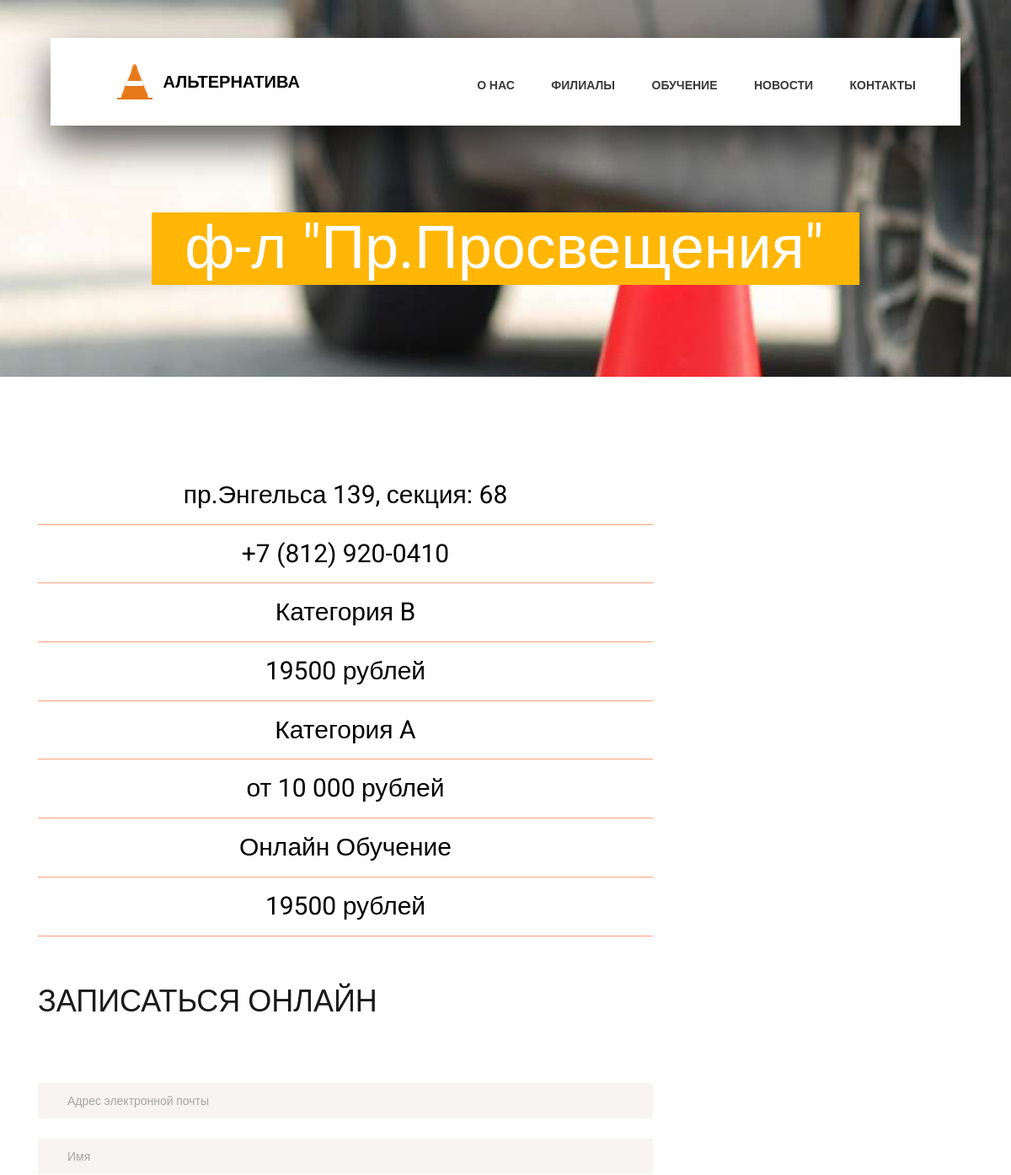
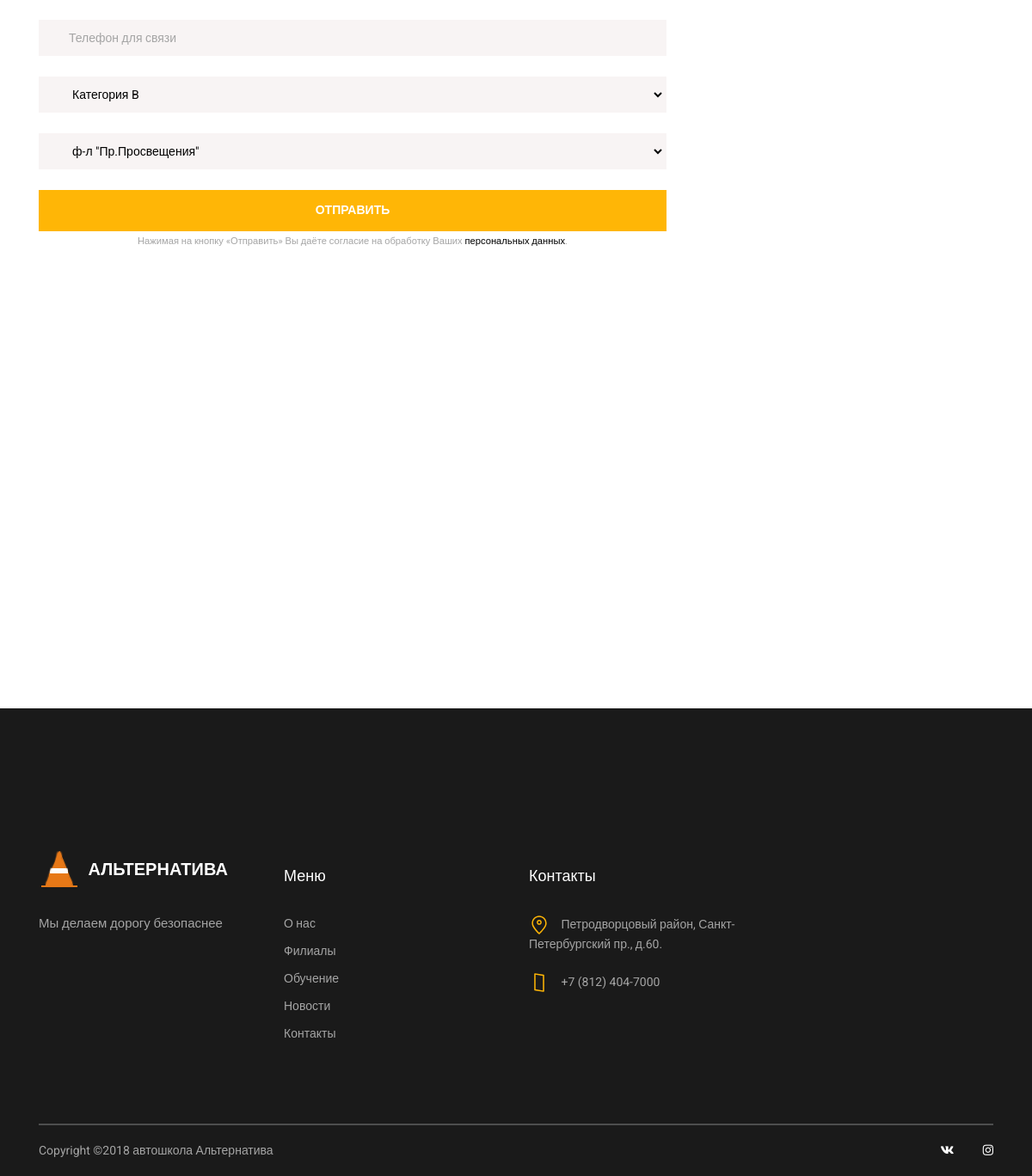
Page /classes/prosveshenia/ on the committed database (2 pictures, top to bottom).
### schooldriving/models.py (models this page shows, shortened)
class Branches(models.Model):
    name = models.CharField('Название филиала:', max_length=500)
    address = models.CharField('Адрес филиала:', max_length=500)
    phone = models.CharField('Номер телефона:', max_length=25, default='',)
    lat = models.CharField('Широта', max_length=50, default=None,
                                   help_text='Введите гео-координаты филиала вформате:60.0520376.Взять в google')
    lng = models.CharField('Долгота', max_length=50, default=None,help_text='Введите гео-координаты филиала вформате:30.334460.Взять в google')
    url = models.CharField('Url страницы для записи', max_length=250,help_text='gorelovo', default='')
    is_active = models.BooleanField('Активен:', default=True)
    description = RichTextField('Описание:', blank=True, null=True,)
    comments = models.CharField('Комментарий:', max_length=500, blank=True, null=True,)
    class Meta:
        verbose_name = 'Филиал'
        verbose_name_plural = 'Филиалы'

class Price(models.Model):
    name = models.CharField('Название курса:', max_length=500)
    price = models.CharField('Цена курса:', max_length=500)
    image = models.ImageField('Изображение', upload_to='price/',)
    is_active = models.BooleanField('Активен:', default=True)
    description = models.CharField('Описание курса:', max_length=500, blank=True, null=True, )
    class Meta:
        verbose_name = 'Программа обучения'
        verbose_name_plural = 'Программы обучения'

### schooldriving/views.py (the view)
# urls.py: path('classes/<branch>/', views.form_record, name='form'),
def form_record(request, branch):
    branches = Branches.objects.get(url=branch)
    category = Price.objects.all()
    price = Price.objects.filter(is_active=True)
    branch_name = branches.name
    return render(request, 'record_courses.html', locals())

### schooldriving/templates/record_courses.html (shortened to what this page needs)
<!DOCTYPE html>
<html lang="en">
<head>
    {% load static %}
    <link rel="stylesheet" type="text/css" href="{% static 'styles/bootstrap4/bootstrap.min.css' %}">
    <link href="{% static 'plugins/fontawesome-free-5.0.1/css/fontawesome-all.css' %}" rel="stylesheet" type="text/css">
    <link rel="stylesheet" type="text/css" href="{% static 'styles/main.css' %}">
    <link rel="stylesheet" type="text/css" href="{% static 'styles/main_responsive.css' %}">
</head>
<body>
<div class="super_container">
    <header class="header d-flex flex-row">
        <div class="header_content d-flex flex-row align-items-center">
            <div class="logo_container">
                <div class="logo">
                    <img src="{% static 'images/logo.png' %}" alt="">
                    <span><a id="logo-name" href="/">Альтернатива</a></span>
                </div>
            </div>
            <nav class="main_nav_container">
                <div class="main_nav">
                    <ul class="main_nav_list">
                        <li class="main_nav_item"><a href="/">О Нас</a></li>
                        <li class="main_nav_item"><a href="/classes">Филиалы</a></li>
                        <li class="main_nav_item"><a href="/#course">Обучение</a></li>
                        <li class="main_nav_item"><a href="/news">Новости</a></li>
                        <li class="main_nav_item"><a href="/contacts">Контакты</a></li>
                    </ul>
                </div>
            </nav>
        </div>
    </header>
    <div class="home_contact">
        <div class="home_background_container prlx_parent">
            <div class="home_background prlx"
                 style="background-image:url({% static 'images/news_background.jpg' %})"></div>
        </div>
        <div class="home_content">
            <h1>{{ branch_name }}</h1>
        </div>
    </div>
    <div class="contact">
        <div class="container">
            <div class="row">
                <div class="col-lg-8">
                    <div class="branches">
                        <p>{{ branches.address }}</p>
                        <p><a href="tel://{{ branches.phone }}">{{ branches.phone }}</a></p>
                        {% for pr in price %}
                            <p>{{ pr.name }}</p>
                            <p>{{ pr.price }} рублей</p>
                        {% endfor %}
                    </div>
                </div>
            </div>
            <div class="row">
                <div class="col-lg-8">
                    <div class="contact_form">
                        <div class="contact_title">ЗАПИСАТЬСЯ ОНЛАЙН</div>
                        <div class="contact_form_container">
                            <form id="add-order" action="{% url 'add_order' %}" method="POST">
                                <input type="email" name="email" class="input_field_form"
                                       placeholder="Адрес электронной почты" required="required"
                                       data-error="Valid email is required.">
                                <input type="text" name="full_name" class="input_field_form"
                                       placeholder="Имя" required="required"
                                       data-error="Valid phone is required.">
                                <input type="tel" name="phone" class="input_field_form"
                                       placeholder="Телефон для связи" required="required"
                                       data-error="Valid phone is required.">
                                <select class="input_field_form" name="category">
                                    {% for cat in category %}
                                        <option value="{{ cat.name }}">{{ cat.name }}</option>
                                    {% endfor %}
                                </select>
                                <select class="input_field_form" name="branch">
                                    <option value="{{ branch_name }}">{{ branch_name }}</option>
                                </select>
                                <button name="contact_send_btn" type="submit" class="contact_send_btn trans_200"
                                        value="Submit">Отправить
                                </button>
                                <div style="text-align:center;">
                                    <small>Нажимая на кнопку «Отправить» Вы даёте согласие на обработку Ваших <a
                                            href="/confidential">персональных данных</a>.
                                    </small>
                                </div>
                            </form>
                        </div>
                    </div>
                </div>
            </div>
            <div class="row">
                <div class="col">
                    <div id="google_maps">
                        <div class="map_container">
                            <div id="map"></div>
                        </div>
                    </div>
                </div>
            </div>
        </div>
    </div>
    <footer class="footer">
        <div class="container">
            <div class="footer_content">
                <div class="row">
                    <div class="col-lg-3 footer_col">
                        <div class="logo_container">
                            <div class="logo">
                                <img src="{% static 'images/logo.png' %}" alt="">
                                <span>Альтернатива</span>
                            </div>
                        </div>
                        <p class="footer_about_text">Мы делаем дорогу безопаснее</p>
                    </div>
                    <div class="col-lg-3 footer_col">
                        <div class="footer_column_title">Меню</div>
                        <div class="footer_column_content">
                            <ul>
                                <li class="footer_list_item"><a href="/">О нас</a></li>
                                <li class="footer_list_item"><a href="/classes">Филиалы</a></li>
                                <li class="footer_list_item"><a href="/#course">Обучение</a></li>
                                <li class="footer_list_item"><a href="/news">Новости</a></li>
                                <li class="footer_list_item"><a href="/contacts">Контакты</a></li>
                            </ul>
                        </div>
                    </div>
                    <div class="col-lg-3 footer_col">
                        <div class="footer_column_title">Контакты</div>
                        <div class="footer_column_content">
                            <ul>
                                <li class="footer_contact_item">
                                    <div class="footer_contact_icon">
                                        <img src="{% static 'images/placeholder.svg' %}"
                                             alt="https://www.flaticon.com/authors/lucy-g">
                                    </div>
                                    Петродворцовый район, Санкт-Петербургский пр., д.60.
                                </li>
                                <li class="footer_contact_item">
                                    <div class="footer_contact_icon">
                                        <img src="{% static 'images/smartphone.svg' %}"
                                             alt="https://www.flaticon.com/authors/lucy-g">
                                    </div>
                                    +7 (812) 404-7000
                                </li>
                            </ul>
                        </div>
                    </div>
                </div>
            </div>
            <div class="footer_bar d-flex flex-column flex-sm-row align-items-center">
                <div class="footer_copyright">
					<span>
Copyright &copy;<script>document.write(new Date().getFullYear());</script> автошкола Альтернатива</span>
                </div>
                <div class="footer_social ml-sm-auto">
                    <ul class="menu_social">
                        <li class="menu_social_item"><a href="#"><i class="fab fa-vk"></i></a></li>
                        <li class="menu_social_item"><a href="#"><i class="fab fa-instagram"></i></a></li>
                    </ul>
                </div>
            </div>
        </div>
    </footer>
</div>
</body>
</html>

### schooldriving/static/styles/main_responsive.css (style rules this page uses)
@media only screen and (max-width: 1380px) { .header { width: 1200px; } }
@media only screen and (max-width: 1380px) { .header_content { width: calc(100% - 219px); } }
@media only screen and (max-width: 1380px) { .main_nav_container { padding-right: 63px; } }
@media only screen and (max-width: 1280px) { .header { width: 90%; } }
@media only screen and (max-width: 1280px) { .header_content { width: 100%; } }
@media only screen and (max-width: 1280px) { .main_nav_container { padding-right: 53px; } }

### rows in the picture
Branches: name "ф-л \"Пр.Просвещения\"", address "пр.Энгельса 139, секция: 68", phone "+7 (812) 920-0410", branch "ф-л \"Пр.Просвещения\""
Price: name "Категория B", price "19500"
Price: name "Категория A", price "от 10 000"
Price: name "Онлайн Обучение", price "19500"

### other values in the picture
form field category "Категория B"
